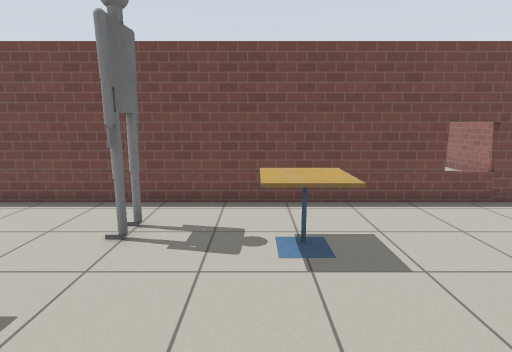
View 1 (above)

21 first-person views from a walk through a Gazebo world. The camera is 1.3 m above the floor, tilts 10° down and sees 80° across. The floor is counted in squares, 0.5 m on a side. Each view is taken from the middle of a square. On the plan, view 1 faces up. The plan holds only what a view shows up to about 20 squares ahead; the rest is blank. Gazebo's built-in surfaces are drawn with simple patterns.

View 2
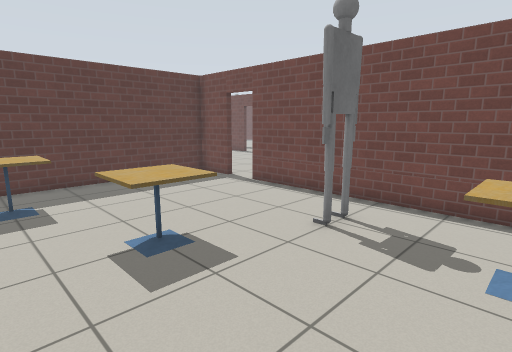

View 3
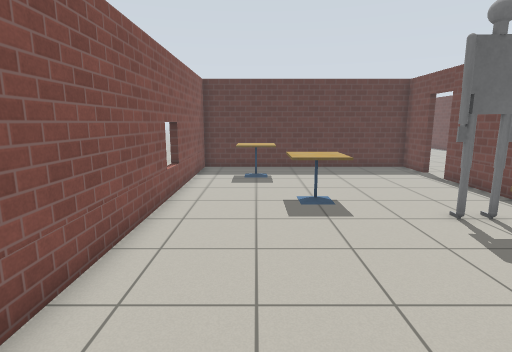

View 4
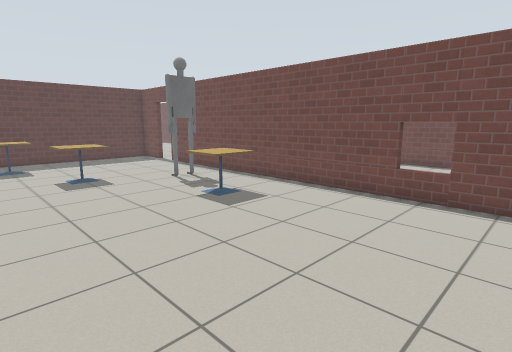

View 5
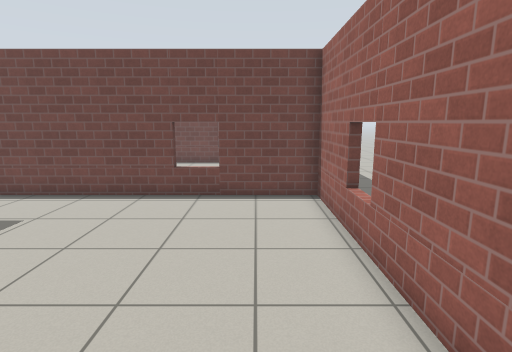

View 6
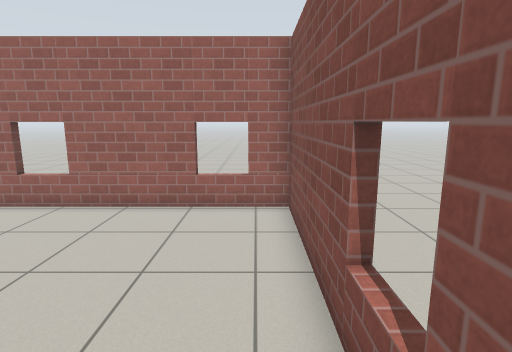

View 7
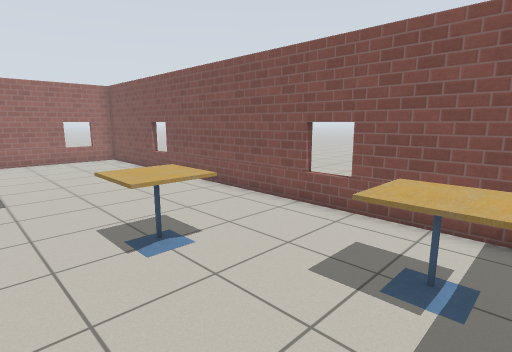

View 8
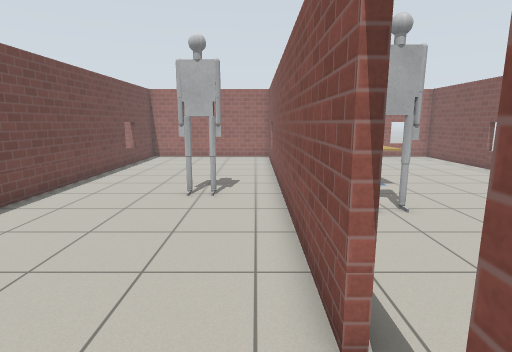

View 9
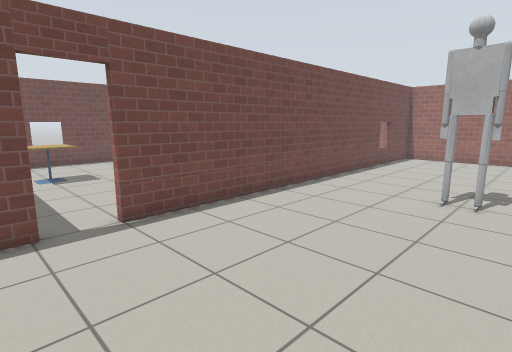

View 10
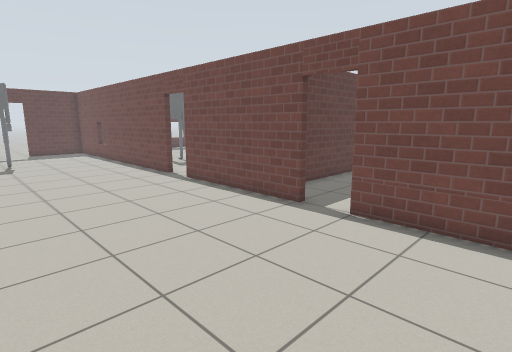

View 11
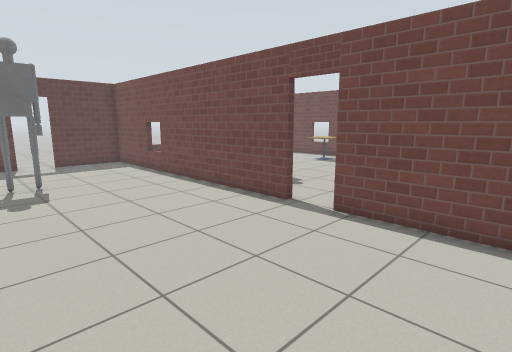

View 12
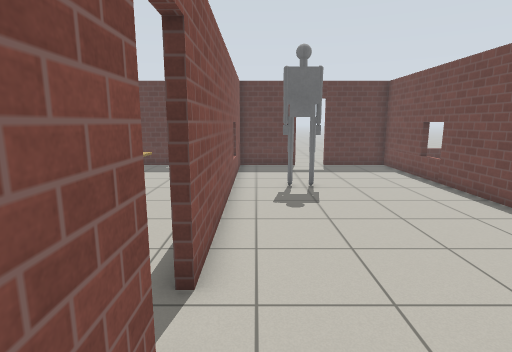

View 13
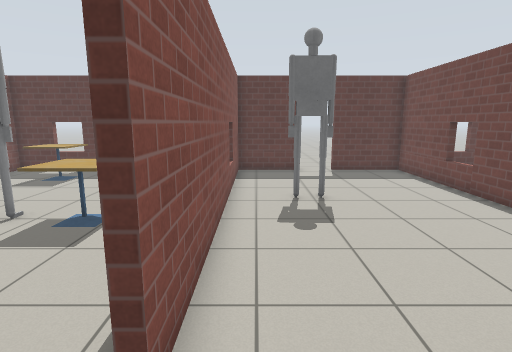

View 14
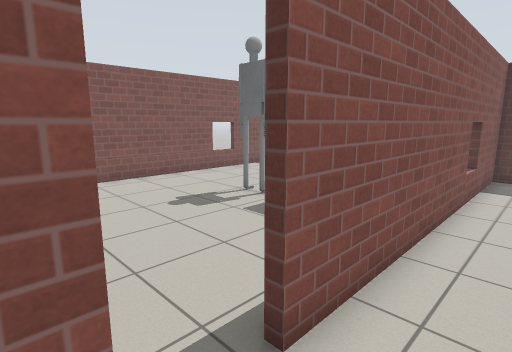

View 15
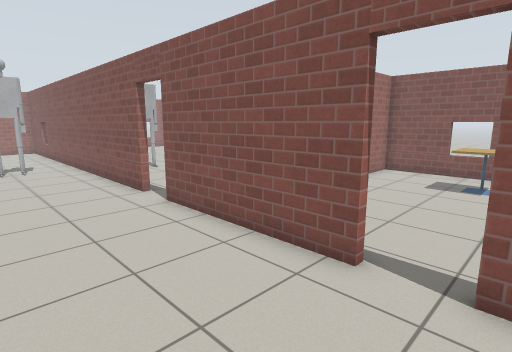

View 16
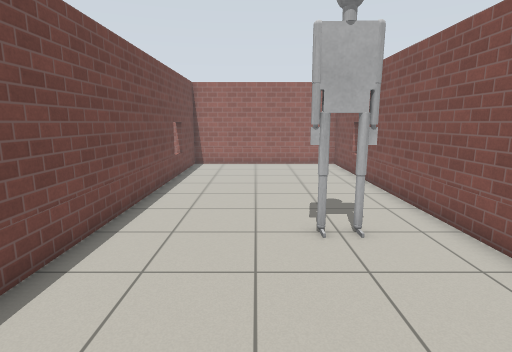

View 17
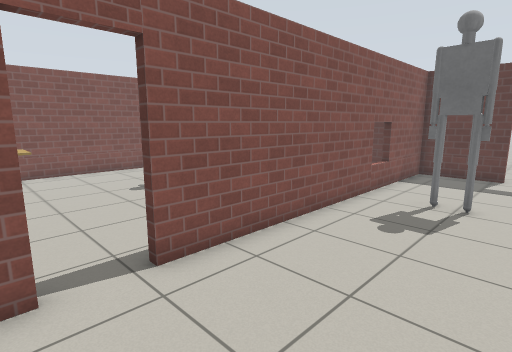

View 18
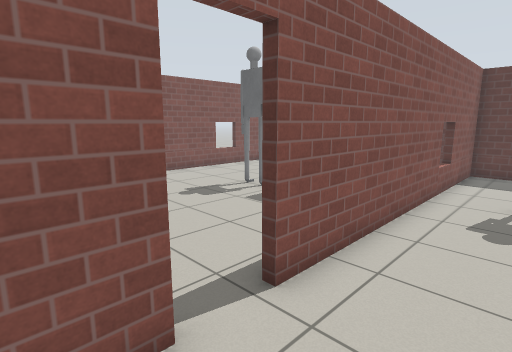

View 19
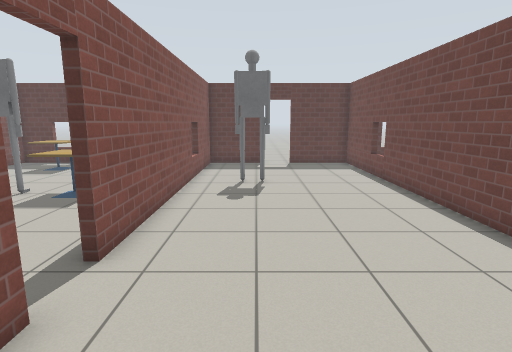

View 20
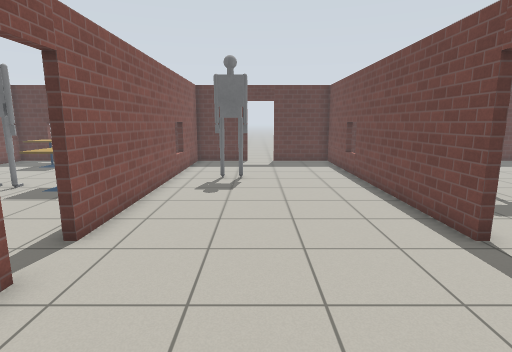

View 21
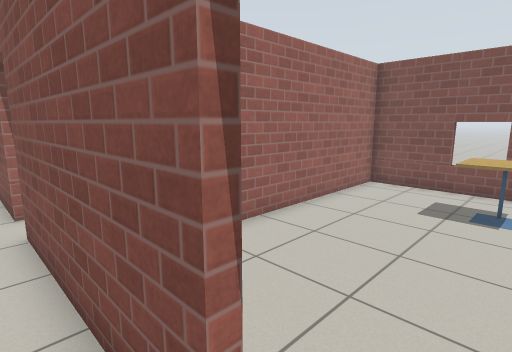

### Floor plan
Key: @ floor where view 1 was taken; # wall or solid block; . floor; D open door; = window, fence, low wall or low ledge; T cafe table; H thing the floor can be seen under or through; O other object.
Columns run from 37 left of view 1 to 15 right of it. Each row starts with its distance up from view 1.
 33                             #=#
 32                             #=####
 31                             .....
 30                             .....
 29                             ....
 28                             T ..
 27              ..            TTT..
 26              ...        #  TTT.
 25              ....       #. ....
 24               ...       #. ....
 23    #          ....      #.....
 22    =          .....     #.....
 21    #           ....      .....
 20    #            ....      ...                   #
 19    #####=#########DD#######DD###############=####
 18    #............................................#
 17    #............................................#
 16    #............................................#
 15  ..D............................................#
 14 ...D......O.........................O...........#  ..
 13 ...#......O.........................O...........#  .
 12    #......O.........................O...........#  .
 11    #............................................#
 10    #####=#######HHDD#######DD###############=####
  9    #          ...    .  #.......................#
  8    #      ............. #.........O.............#
  7        ....TTT..........#.........O..TTT........##
  6    # ......TTT..........#.........O..TTT........==
  5    #........  ..........#............TTT........=
  4    #  ......O...........#......TTT..............#
  3    # TTT....O...........#......TTT..............#
  2    # TTT..........TTT...#.TTT..TTT..............#
  1    =  TT..........TTT...#.TTT...................##
  0    # ............. TT...#.TTT........@..........==
 -1    #....................#.......................##
 -2    ######=##########=##########=#########=#######
 -3                                            ...
 -4                                            .....
 -5                                              ...

Positions as (right, up) in squares from view 1, and headings:
1: (0, 0), facing up
2: (1, 0), facing up-left
3: (5, 1), facing left
4: (10, -1), facing up-left
5: (9, -1), facing up
6: (2, -1), facing right
7: (-11, 6), facing down-right
8: (-12, 11), facing right
9: (-12, 11), facing up-right
10: (-5, 11), facing up-left
11: (-13, 11), facing up-left
12: (-15, 11), facing left
13: (-17, 11), facing left
14: (-17, 12), facing down-left
15: (-20, 15), facing down-right
16: (-8, 15), facing right
17: (-17, 15), facing down-left
18: (-16, 13), facing down-left
19: (-14, 13), facing left
20: (-13, 14), facing left
21: (-19, 11), facing down-right
